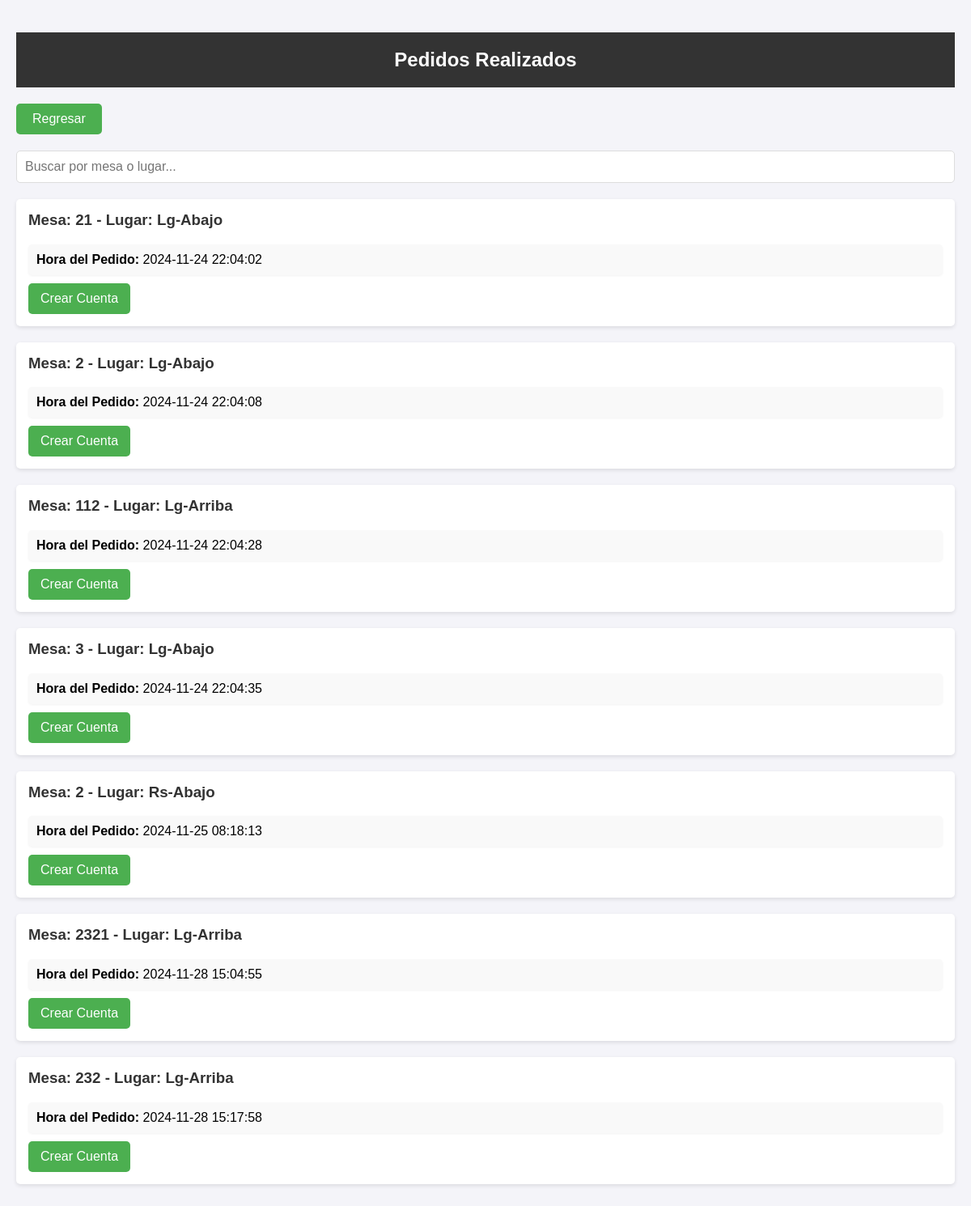
/pedir_cuenta (signed in), run on the app's committed database.
### tables this page shows
CREATE TABLE tickets (
                    id INTEGER PRIMARY KEY AUTOINCREMENT,
                    product_id INTEGER,
                    quantity INTEGER,
                    status TEXT DEFAULT 'pending', table_number INTEGER, time_ordered TEXT, lugar TEXT, note TEXT);

### app.py (the view)
@app.route('/pedir_cuenta')
def pedir_cuenta():
    if session.get('role') not in ['kitchen', 'admin', 'worker']:
        return redirect(url_for('index'))
    conn = get_db()
    cur = conn.cursor()
    cur.execute("SELECT * FROM products")
    products = cur.fetchall()
    cur.execute("""
        SELECT t.id, t.table_number, t.lugar, t.product_id, t.quantity, t.time_ordered, t.note, p.name AS product_name
        FROM tickets t
        JOIN products p ON t.product_id = p.id
        WHERE t.status = 'pending'
    """)
    pending_orders = cur.fetchall()
    cur.execute("""
        SELECT t.id, t.table_number, t.lugar, t.product_id, t.quantity, t.time_ordered, t.note, p.name AS product_name
        FROM tickets t
        JOIN products p ON t.product_id = p.id
        WHERE t.status = 'completed'
    """)
    completed_orders = cur.fetchall()
    completed_by_table = {}
    for order in completed_orders:
        key = (order['table_number'], order['lugar'])
        if key not in completed_by_table:
            completed_by_table[key] = []
        completed_by_table[key].append(order)
    pending_by_table = {}
    for order in pending_orders:
        key = (order['table_number'], order['lugar'])
        if key not in pending_by_table:
            pending_by_table[key] = []
        pending_by_table[key].append(order)
    return render_template('pedirCuenta.html', products=products, completed_by_table=completed_by_table, pending_by_table=pending_by_table)

### app.py (called while the page is built)
def get_db():
    conn = sqlite3.connect('pos.db')
    conn.row_factory = sqlite3.Row
    return conn

### templates/pedirCuenta.html (shortened to what this page needs)
<!DOCTYPE html>
<html lang="en">
<head>
</head>
<body>
    <section class="orders-section">
        <h2>Pedidos Realizados</h2>
        <a href="/worker" class="back-button">Regresar</a>
        <input type="text" id="searchInput" class="search-bar" placeholder="Buscar por mesa o lugar..." onkeyup="filterOrders()">
        {% if completed_by_table %}
            {% for (table_number, lugar), orders in completed_by_table.items() %}
            <div class="order-table" data-table-number="{{ table_number }}" data-lugar="{{ lugar }}">
                <h3>Mesa: {{ table_number }} - Lugar: {{ lugar }}</h3>
                <ul class="order-summary">
                    <li><strong>Hora del Pedido:</strong> {{ orders[0].time_ordered }}</li>
                </ul>
                <form action="/create_bill" method="POST">
                    <button type="submit" class="create-bill-button">Crear Cuenta</button>
                </form>
            </div>
            {% endfor %}
        {% else %}
            <p class="no-orders">No hay pedidos completados.</p>
        {% endif %}
    </section>
</body>
</html>

### templates/pedirCuenta.html (style rules this page uses)
body { font-family: Arial, sans-serif; margin: 0; padding: 0; background-color: #f4f4f9; }
h2 { text-align: center; padding: 20px; background-color: #333; color: white; }
.orders-section { padding: 20px; }
.search-bar { width: 100%; padding: 10px; margin-bottom: 20px; font-size: 16px; border: 1px solid #ddd; border-radius: 5px; box-sizing: border-box; }
.back-button { display: inline-block; background-color: #4CAF50; color: white; padding: 10px 20px; border-radius: 5px; text-decoration: none; font-size: 16px; transition: background-color 0.3s; margin-bottom: 20px; }
.order-table { background-color: white; padding: 15px; margin-bottom: 20px; border-radius: 5px; box-shadow: 0 2px 5px rgba(0, 0, 0, 0.1); }
.order-table h3 { margin-top: 0; color: #333; }
.order-summary { list-style: none; padding: 0; margin: 0; }
.order-summary li { margin-bottom: 10px; padding: 10px; background-color: #f9f9f9; border-radius: 5px; box-shadow: 0 1px 3px rgba(0, 0, 0, 0.05); }
.create-bill-button { background-color: #4CAF50; color: white; padding: 10px 15px; border: none; border-radius: 5px; cursor: pointer; font-size: 16px; transition: background-color 0.3s; }

### data on the page
tickets: completed_by_table "Lg-Abajo", time_ordered "2024-11-24 22:04:02"
tickets: completed_by_table "Lg-Abajo", time_ordered "2024-11-24 22:04:08"
tickets: completed_by_table "Lg-Arriba", time_ordered "2024-11-24 22:04:28"
tickets: completed_by_table "Lg-Abajo", time_ordered "2024-11-24 22:04:35"
tickets: completed_by_table "Rs-Abajo", time_ordered "2024-11-25 08:18:13"
tickets: completed_by_table "2321", completed_by_table "Lg-Arriba", time_ordered "2024-11-28 15:04:55"
tickets: completed_by_table "Lg-Arriba", time_ordered "2024-11-28 15:17:58"

### other printed values
{{ table_number }} "21" "2" "112" "3" "2" "232"
